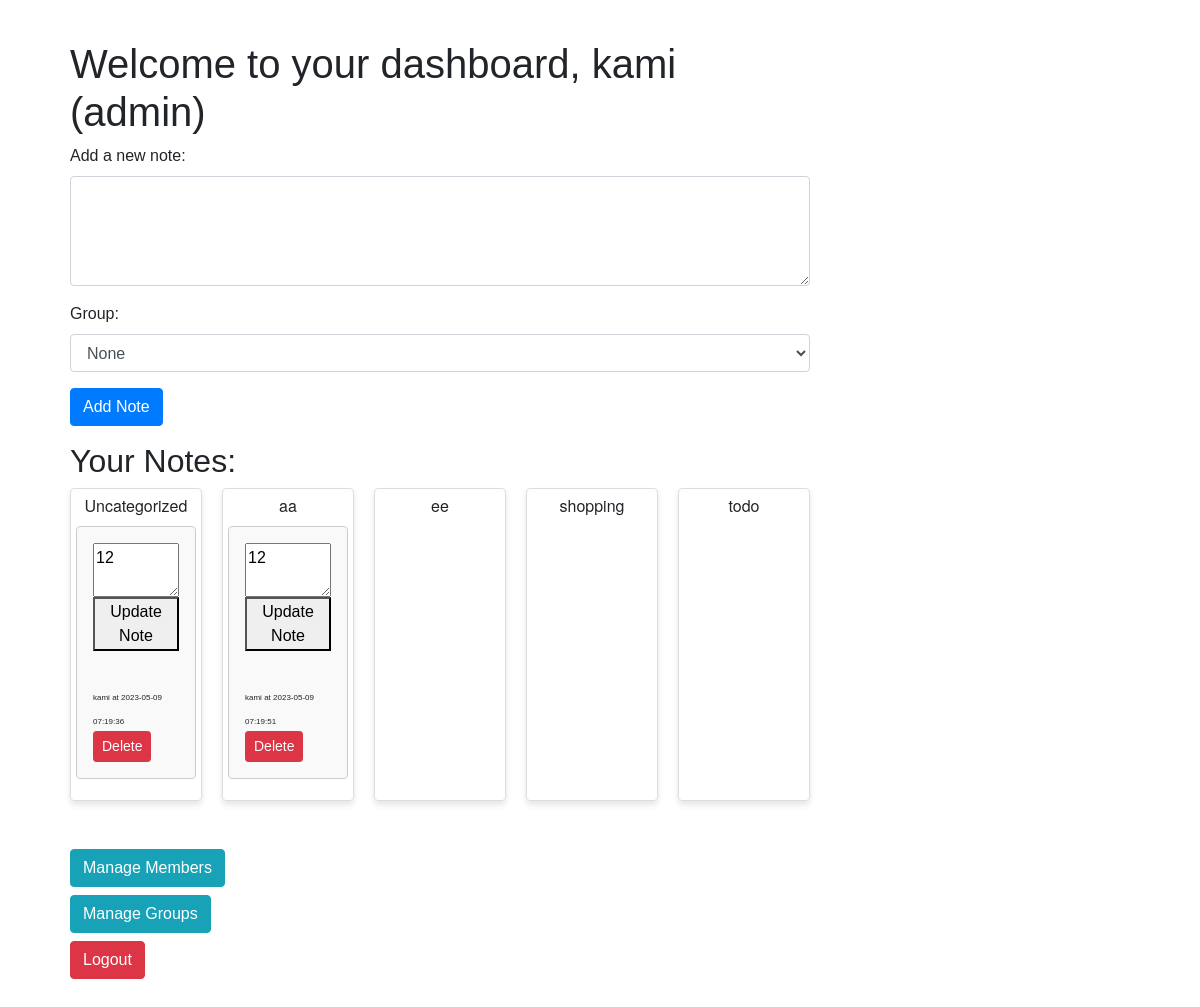
The page /dashboard (signed in) on the database as committed earlier.
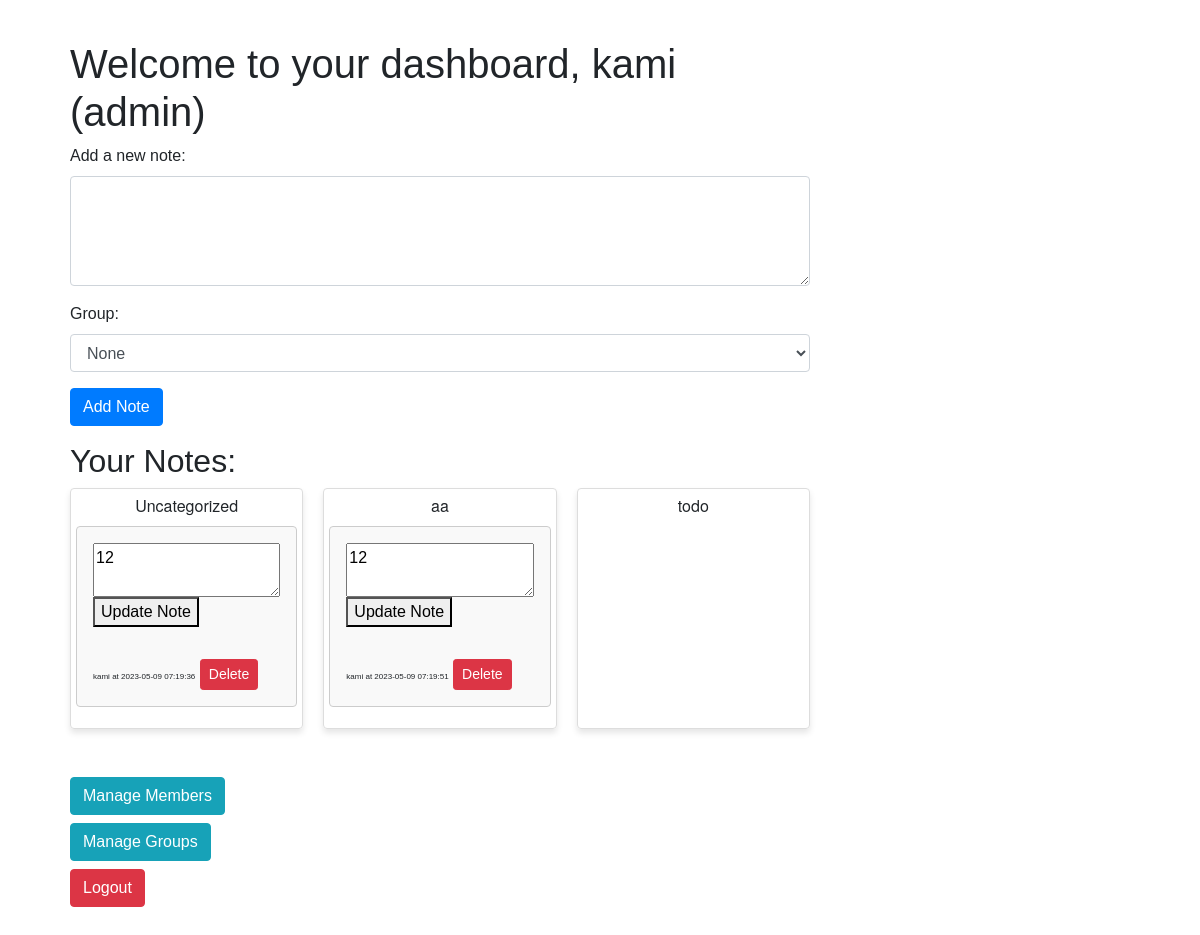
The same page on the database as committed later.
### app.py (models this page shows, shortened)
class User(UserMixin, db.Model):
    __tablename__ = 'users'
    id = db.Column(db.Integer, primary_key=True)
    email = db.Column(db.String(100), unique=True, nullable=False)
    name = db.Column(db.String(120), nullable=False)
    password = db.Column(db.String(100), nullable=False)
    role = db.Column(db.String(10), nullable=False, default='member')
    notes = db.relationship('Note', backref='author', lazy=True)
    groups = db.relationship('Group', backref='owner', lazy=True)
    members = db.relationship('Member', backref='user', lazy=True)

class Group(db.Model):
    __tablename__ = 'groups'
    id = db.Column(db.Integer, primary_key=True)
    name = db.Column(db.String(100), nullable=False)
    user_id = db.Column(db.Integer, db.ForeignKey('users.id'), nullable=False)
    notes = db.relationship('Note', backref='group', lazy=True)

class Note(db.Model):
    __tablename__ = 'notes'
    id = db.Column(db.Integer, primary_key=True)
    group_id = db.Column(db.Integer, db.ForeignKey('groups.id'), nullable=True)
    content = db.Column(db.Text, nullable=False)
    date_created = db.Column(db.DateTime, default=datetime.utcnow)
    user_id = db.Column(db.Integer, db.ForeignKey('users.id'), nullable=False)
    member_id = db.Column(db.Integer, db.ForeignKey('members.id'), nullable=True)

class Member(UserMixin, db.Model):
    __tablename__ = 'members'
    id = db.Column(db.Integer, primary_key=True)
    name = db.Column(db.String(100), nullable=False)
    email = db.Column(db.String(100), unique=True, nullable=False)
    password = db.Column(db.String(100), nullable=False)
    user_id = db.Column(db.Integer, db.ForeignKey('users.id'), nullable=False)
    is_admin = db.Column(db.Boolean, default=False)
    notes = db.relationship('Note', backref='member', lazy=True)

### app.py (the view, shortened to what this page needs)
@app.route('/dashboard', methods=['GET', 'POST'])
@login_required
def dashboard():
    if isinstance(current_user, User):
        user_id = current_user.id
        members = current_user.members
    else:
        user_id = current_user.user.id
        members = Member.query.filter_by(user_id=user_id).all()
    if isinstance(current_user, User):
        members = current_user.members
    else:
        members = Member.query.filter_by(user_id=current_user.user.id).all()
    if not members:
        new_member = Member(name=current_user.name, email=current_user.email, password=current_user.password, user_id=current_user.id, is_admin=1)
        db.session.add(new_member)
        db.session.commit()
        members = [new_member]
    if isinstance(current_user, User):
        user_id = current_user.id
        member_user_ids = [member.user_id for member in members]
    else:
        user_id = current_user.user.id
        member_user_ids = []
    visible_user_ids = [user_id] + member_user_ids
    groups = Group.query.filter(Group.user_id.in_(visible_user_ids)).order_by(Group.name.asc()).all()
    uncategorized_group = None
    for group in groups:
        if group.name == "Uncategorized":
            uncategorized_group = group
            break
    if not uncategorized_group:
        uncategorized_group = Group(name="Uncategorized", user_id=user_id)
        db.session.add(uncategorized_group)
        db.session.commit()
        groups.append(uncategorized_group)
    group_ids = [group.id for group in groups]
    notes = Note.query.filter((Note.group_id.in_(group_ids)) | (Note.group_id.is_(None))).order_by(Note.date_created.desc()).all()
    csrf_token = generate_csrf()
    return render_template('dashboard.html', notes=notes, groups=groups, members=members, csrf_token=csrf_token)

### app.py (called while the page is built)
@login_manager.user_loader
def load_user(user_id):
    if user_id.startswith("member_"):
        member_id = int(user_id.split("_")[1])
        return Member.query.get(member_id)
    else:
        return User.query.get(int(user_id))

### templates/dashboard.html (shortened to what this page needs)
{% extends 'base.html' %}
{% block content %}
<div class="container">
    <h1>Welcome to your dashboard, {{ current_user.name }}{% if current_user.role == 'admin' %} (admin){% endif %}</h1>
    <form action="{{ url_for('dashboard') }}" method="POST" class="mb-3">
        <div class="form-group">
            <label for="content">Add a new note:</label>
            <textarea name="content" id="content" rows="4" class="form-control" required></textarea>
        </div>
        <div class="form-group">
            <label for="group_id">Group:</label>
            <select name="group_id" class="form-control">
                <option value="">None</option>
            </select>
        </div>
        <input type="submit" value="Add Note" class="btn btn-primary">
    </form>
    <h2>Your Notes:</h2>
    <div class="note-box-container">
        {% for group in groups %}
        <div class="note-box" data-group-id="{{ group.id }}">
            <div class="note-box-title">{{ group.name }}</div>
            {% for note in notes %}
            {% if (note.group and note.group.id == group.id) or (group.name == "Uncategorized" and not note.group_id)%}
            <div class="note">
                <form action="{{ url_for('update_note') }}" method="post">
                    <textarea name="note_content">{{ note.content }}</textarea>
                    <button type="submit">Update Note</button>
                </form>
                <span class="note-details">{{ note.member.name if note.member else 'Unknown' }} at {{
                    note.date_created.strftime('%Y-%m-%d %H:%M:%S')}}</span>
                <form method="post" action="{{ url_for('delete_note', note_id=note.id) }}" style="display:inline;">
                    <button type="submit" class="btn btn-danger btn-sm">Delete</button>
                </form>
            </div>
            {% endif %}
            {% endfor %}
        </div>
        {% endfor %}
    </div>
    <br>
    <br>
    {% if current_user.role == 'admin' %}
    <a href="{{ url_for('members') }}" class="btn btn-info">Manage Members</a>
    {% endif %}
    <br>
    <a href="{{ url_for('groups') }}" class="btn btn-info mt-2">Manage Groups</a>
    <br>
    <a href="{{ url_for('logout') }}" class="btn btn-danger mt-2">Logout</a>
</div>
{% endblock %}

### templates/base.html (shortened to what this page needs)
<!DOCTYPE html>
<html lang="en">
<head>
    <link rel="stylesheet" href="https://maxcdn.bootstrapcdn.com/bootstrap/4.5.2/css/bootstrap.min.css">
    <link rel="stylesheet" href="{{ url_for('static', filename='styles.css') }}">
</head>
<body>
    <div class="container">
        {% block content %}
        {% endblock %}
    </div>
</body>
</html>

### static/styles.css (style rules this page uses)
body { font-family: Arial, sans-serif; max-width: 800px; margin: 40px; }
form { margin-bottom: 2em; }
textarea { display: block; width: 100%; resize: vertical; }
.note { border: 1px solid #ccc; padding: 1em; border-radius: 4px; background-color: #f9f9f9; margin-bottom: 1rem; }
.note-details { font-size: 1em !important; }
.note-box-container { display: flex; flex-wrap: wrap; gap: 20px; }
.note-box { border: 1px solid #ddd; border-radius: 4px; padding: 5px; flex: 1; min-width: calc(20% - 20px); max-height: 400px; overflow-y: auto; position: relative; box-shadow: 0 4px 6px rgba(0, 0, 0, 0.1); }
.note-box-title { font-size: 1em; font-weight: italic; margin-bottom: 8px; text-align: center; font-family: 'Helvetica Neue', sans-serif; }
.note { margin-bottom: 1rem; }
.note-details { font-size: 0.5em !important; }

Rows that differ between the two databases and show on the page:
removed Group: name "ee"
removed Group: name "shopping"
